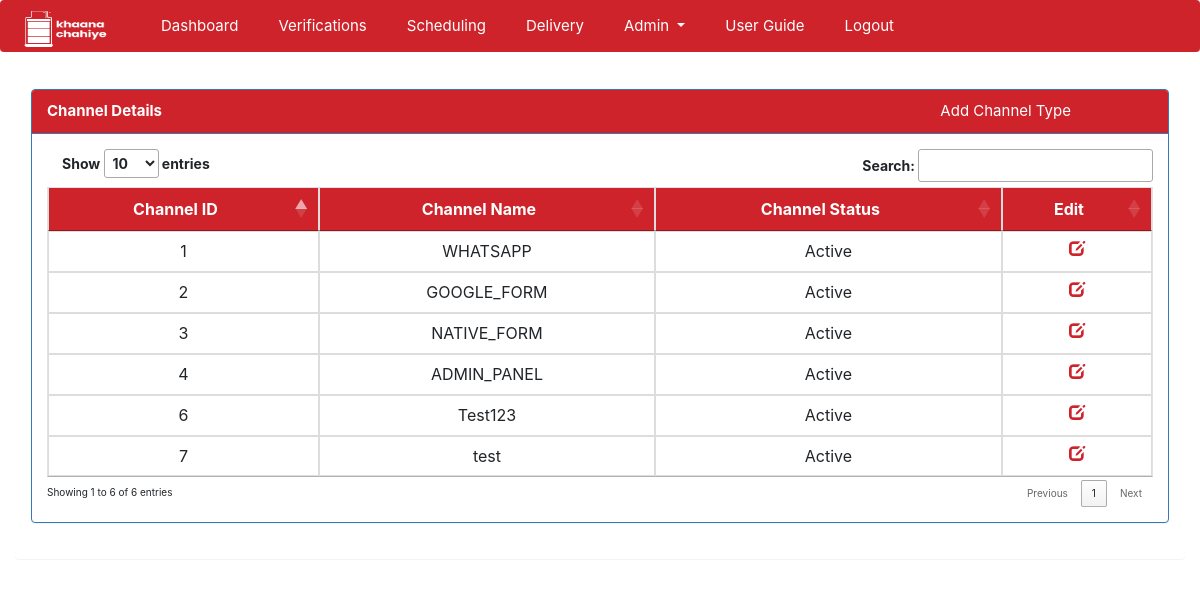
/main.php?page=admin/channel/channel (signed in), run on an earlier commit of the app's database.
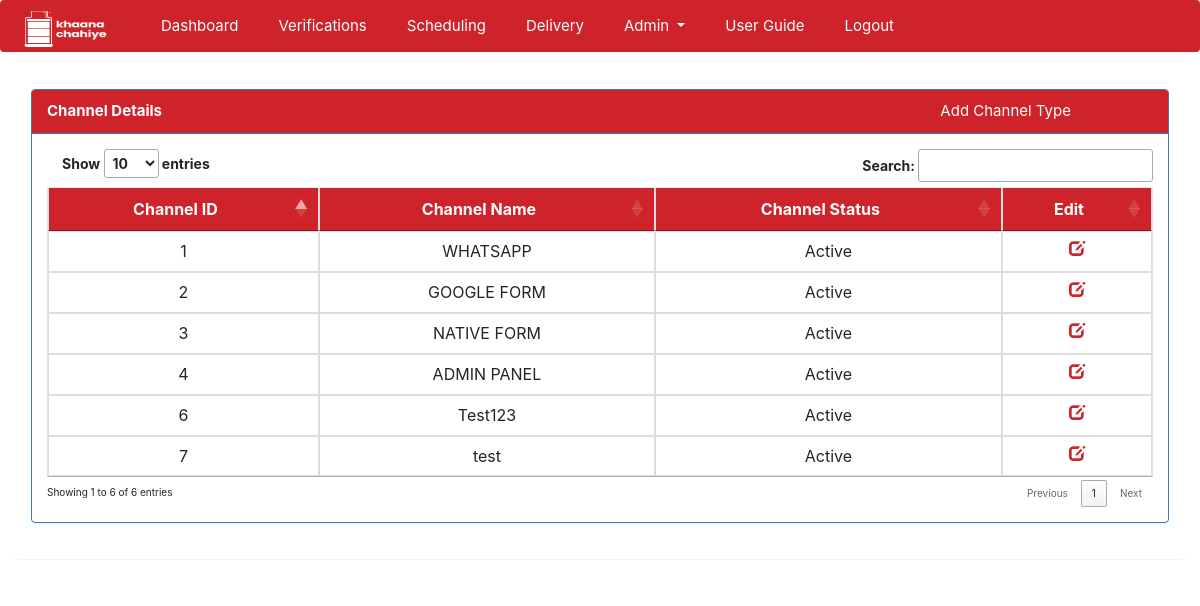
And on a later commit of the database.
### tables this page shows
CREATE TABLE `channel_types` (
  `id` bigint(20) UNSIGNED NOT NULL,
  `name` varchar(100) NOT NULL,
  `status` enum('Y','N') NOT NULL
);

### includes/functions.php (called while the page is built, shortened)
<?php
function core_encrypt($payload) {
    $key = hash('sha256', SECRET_KEY);
    $iv = substr(hash('sha256', md5("dmYHis").rand(0,9999)), 0, 16);
    $crypt = openssl_encrypt($payload, 'AES-256-CBC', $key, 0, $iv);
    $combo = base64_encode($iv . $crypt);
    $garble = urlencode($combo);
    return $garble;
}
function get_status($status) {
    if($status == 'Y') {
        $status_val = "Active";
    }else {
        $status_val = "Inactive";
    }
    return $status_val;
}
?>

### admin/channel/channel.php (the view, shortened to what this page needs)
<?php
$channel_details = "select * from ".channel_type;
$channel_details_res = mysqli_query($conn,$channel_details) or die(mysqli_error($conn));
?>
<html>
<div class="panel panel-primary">
  <div class="panel-heading">
    <b>Channel Details</b>
    <a class="menu-list" style="margin-left: 70%;" href="<?php echo WEBSITE . "ajax_index.php?page=admin/channel/add_channel_modal";  ?>" data-toggle="modal" data-target="#addChannelModal">
            Add Channel Type</a>
  </div>
  <div class="panel-body">
    <table class="table table-bordered dt-responsive nowrap dataTable no-footer">
        <thead>
          <tr>
            <th class="text-center">Channel ID</th>
            <th class="text-center">Channel Name</th>
            <th class="text-center">Channel Status</th>
            <th class="text-center">Edit</th>
          </tr>
        </thead>
        <tbody>
        <?php
        if(mysqli_num_rows($channel_details_res) > 0):
        while($channel_details_row = mysqli_fetch_array($channel_details_res)):?>
          <tr>
            <td class="text-center"><?php echo $channel_details_row['id']; ?></td>
            <td class="text-center"><?php echo $channel_details_row['name']; ?></td>
            <td class="text-center"><?php echo get_status($channel_details_row['status']); ?></td>
            <?php $channel_id = core_encrypt($channel_details_row['id']); ?>
            <td class="text-center"><a style="color:#CE232B !important;" href="<?php echo WEBSITE . "ajax_index.php?page=admin/channel/edit_channel_modal&id=" . $channel_id;  ?>" data-toggle="modal" data-target="#editChannelModal">
            <span class="glyphicon glyphicon-edit"></span></a>
            </td>
          </tr>
        <?php
        endwhile;
      endif;?>
        </tbody>
        </table>
  </div>
</div>
</html>

What changed in the data, as far as the page shows it:
changed channel_types id 2: name "GOOGLE_FORM" → "GOOGLE FORM"
changed channel_types id 3: name "NATIVE_FORM" → "NATIVE FORM"
changed channel_types id 4: name "ADMIN_PANEL" → "ADMIN PANEL"
